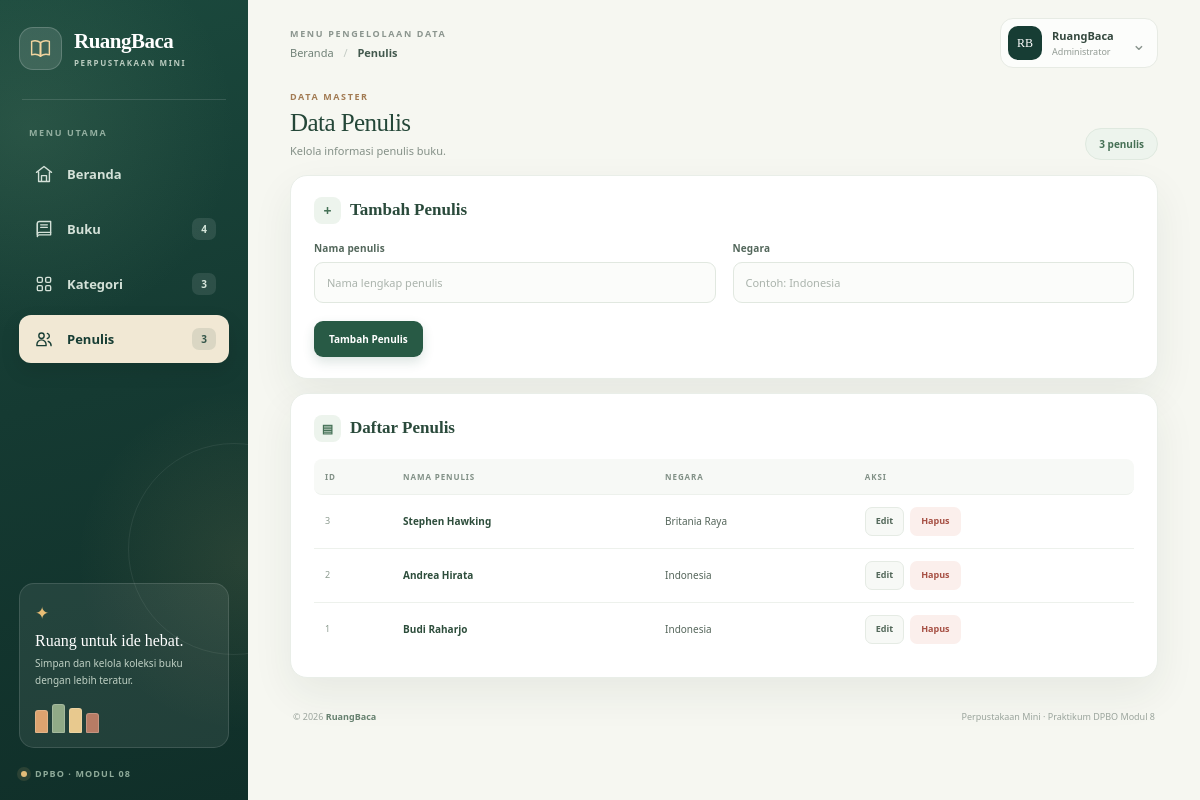
The page /index.php?page=penulis on the database its author committed.
### tables this page shows
CREATE TABLE penulis (
    id_penulis INT AUTO_INCREMENT PRIMARY KEY,
    nama_penulis VARCHAR(100) NOT NULL,
    negara VARCHAR(60)
);

### class/Penulis.php (called while the page is built, shortened)
<?php
class Penulis
{
    private $db;
    public function __construct($db)
    {
        $this->db = $db;
    }
    public function getAll()
    {
        $stmt = $this->db->prepare('SELECT * FROM penulis ORDER BY id_penulis DESC');
        $stmt->execute();
        return $stmt->fetchAll();
    }
}

### config/helper.php (called while the page is built, shortened)
<?php
function e($value)
{
    return htmlspecialchars((string) $value, ENT_QUOTES, 'UTF-8');
}

### view/penulis.php (the view, shortened to what this page needs)
<main>
    <section class="section-heading">
        <div>
            <p class="eyebrow">DATA MASTER</p>
            <h2>Data Penulis</h2>
            <p class="muted">Kelola informasi penulis buku.</p>
        </div>
        <span class="count-label"><?php echo count($authors); ?> penulis</span>
    </section>
    <section class="panel form-panel">
        <h3><?php echo $penulisEdit ? 'Ubah Penulis' : 'Tambah Penulis'; ?></h3>
        <form method="POST" action="index.php">
            <div class="form-grid two-columns">
                <label>Nama penulis
                    <input type="text" name="nama_penulis" required maxlength="100"
                           value="<?php echo e((isset($penulisEdit['nama_penulis']) ? $penulisEdit['nama_penulis'] : '')); ?>" placeholder="Nama lengkap penulis">
                </label>
                <label>Negara
                    <input type="text" name="negara" maxlength="60"
                           value="<?php echo e((isset($penulisEdit['negara']) ? $penulisEdit['negara'] : '')); ?>" placeholder="Contoh: Indonesia">
                </label>
            </div>
            <div class="form-actions">
                <button type="submit" class="button primary"><?php echo $penulisEdit ? 'Simpan Perubahan' : 'Tambah Penulis'; ?></button>
            </div>
        </form>
    </section>
    <section class="panel table-panel">
        <h3>Daftar Penulis</h3>
        <div class="table-wrap">
            <table>
                <thead>
                    <tr><th>ID</th><th>Nama Penulis</th><th>Negara</th><th>Aksi</th></tr>
                </thead>
                <tbody>
                <?php if (count($authors) > 0): ?>
                    <?php foreach ($authors as $author): ?>
                        <tr>
                            <td><?php echo e($author['id_penulis']); ?></td>
                            <td><?php echo e($author['nama_penulis']); ?></td>
                            <td><?php echo e($author['negara']); ?></td>
                            <td class="actions">
                                <a class="button small secondary" href="index.php?page=penulis&edit=<?php echo e($author['id_penulis']); ?>">Edit</a>
                                <form method="POST" action="index.php">
                                    <button type="submit" class="button small danger">Hapus</button>
                                </form>
                            </td>
                        </tr>
                    <?php endforeach; ?>
                <?php else: ?>
                    <tr><td colspan="4" class="empty">Belum ada data penulis.</td></tr>
                <?php endif; ?>
                </tbody>
            </table>
        </div>
    </section>
</main>

### style/style.css (style rules this page uses)
:root { --forest: #173d34; --forest-deep: #102f29; --forest-soft: #e7f0e9; --sage: #dce8dc; --cream: #f6f7f1; --paper: #ffffff; --ink: #1d302b; --muted: #78847d; --line: #e8ede7; --gold: #e8bd75; --coral: #d97962; --shadow: 0 16px 42px rgba(25, 55, 45, 0.07); }
* { box-sizing: border-box; }
html { min-width: 320px; scroll-behavior: smooth; }
body { margin: 0; color: var(--ink); background: var(--cream); font-family: "Segoe UI", Arial, sans-serif; font-size: 14px; -webkit-font-smoothing: antialiased; }
a { color: inherit; }
button, input, select, textarea { font: inherit; }
button, a { -webkit-tap-highlight-color: transparent; }
main { min-width: 0; }
.section-heading { display: flex; align-items: flex-end; justify-content: space-between; gap: 16px; margin: 4px 0 15px; }
.eyebrow { margin: 0 0 6px; color: #a27b53; font-size: 9px; font-weight: 800; letter-spacing: 1.6px; }
.section-heading h2 { margin: 0 0 5px; color: #244738; font-family: Georgia, "Times New Roman", serif; font-size: 25px; font-weight: 500; letter-spacing: -.55px; }
.subtitle, .muted { margin: 0; color: #849087; font-size: 11px; line-height: 1.6; }
.count-label { flex: 0 0 auto; padding: 8px 13px; border: 1px solid #dfe9df; border-radius: 30px; color: #467055; background: #edf4ed; font-size: 10px; font-weight: 800; white-space: nowrap; }
.panel { margin: 14px 0; padding: 21px 23px; border: 1px solid #e9eee8; border-radius: 17px; background: var(--paper); box-shadow: var(--shadow); }
.panel h3 { display: flex; align-items: center; gap: 9px; margin: 0 0 17px; color: #2a4a3b; font-family: Georgia, "Times New Roman", serif; font-size: 17px; font-weight: 600; }
.form-panel h3::before, .table-panel h3::before { display: grid; width: 27px; height: 27px; flex: 0 0 27px; place-items: center; border-radius: 8px; color: #467257; background: #edf4ed; font-family: "Segoe UI", Arial, sans-serif; font-size: 14px; }
.form-panel h3::before { content: "+"; }
.table-panel h3::before { content: "▤"; font-size: 12px; }
.form-grid { display: grid; grid-template-columns: repeat(2, minmax(0, 1fr)); gap: 15px 17px; }
.form-grid.two-columns { grid-template-columns: repeat(2, minmax(0, 1fr)); }
label { display: flex; min-width: 0; flex-direction: column; gap: 7px; color: #53675b; font-size: 10px; font-weight: 800; letter-spacing: .15px; }
input, select, textarea { width: 100%; min-height: 41px; padding: 10px 12px; border: 1px solid #e1e8e0; border-radius: 9px; outline: none; color: #2c4035; background: #fbfcfa; font-size: 11px; font-weight: 400; transition: border .16s ease, box-shadow .16s ease, background .16s ease; }
input::placeholder, textarea::placeholder { color: #aab3ac; }
.form-actions { display: flex; flex-wrap: wrap; gap: 9px; margin-top: 18px; }
.button { display: inline-flex; min-height: 36px; align-items: center; justify-content: center; gap: 7px; padding: 9px 14px; border: 1px solid transparent; border-radius: 9px; color: #34493d; background: #edf2ed; font-size: 10px; font-weight: 800; text-decoration: none; cursor: pointer; transition: background .17s ease, color .17s ease, transform .17s ease, box-shadow .17s ease; }
.button.primary { color: #fff; background: #285a45; box-shadow: 0 5px 12px rgba(40,90,69,.16); }
.button.secondary { border-color: #e5ebe4; color: #53685a; background: #f7f9f6; }
.button.danger { color: #a64f43; background: #fbefec; }
.button.small { min-height: 29px; padding: 6px 10px; border-radius: 7px; font-size: 9px; }
.table-wrap { width: 100%; overflow-x: auto; }
table { width: 100%; border-collapse: separate; border-spacing: 0; color: #4b5e52; font-size: 10px; }
th, td { padding: 12px 11px; border-bottom: 1px solid #edf1ec; text-align: left; vertical-align: middle; }
th { color: #819086; background: #f7f9f6; font-size: 8px; font-weight: 800; letter-spacing: .9px; text-transform: uppercase; white-space: nowrap; }
th:first-child { border-radius: 8px 0 0 8px; }
th:last-child { border-radius: 0 8px 8px 0; }
td { color: #55665b; line-height: 1.5; }
td:first-child { color: #8b9a8e; font-size: 9px; }
td:nth-child(2) { color: #2d4d3b; font-weight: 700; }
tbody tr { transition: background .14s ease; }
tbody tr:last-child td { border-bottom: 0; }
.actions { display: flex; align-items: center; gap: 6px; white-space: nowrap; }
.actions form { display: inline-flex; margin: 0; }

### rows shown on the page
penulis: id_penulis "3", nama_penulis "Stephen Hawking", negara "Britania Raya"
penulis: id_penulis "2", nama_penulis "Andrea Hirata", negara "Indonesia"
penulis: id_penulis "1", nama_penulis "Budi Raharjo", negara "Indonesia"

### other values the page prints
count($books) "4"
count($categories) "3"
count($authors) "3"
$page "Penulis"
